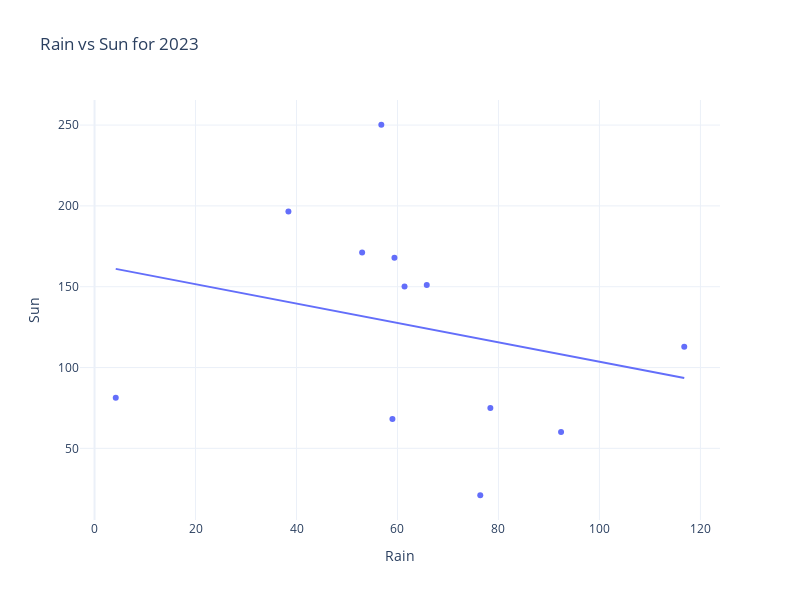

Write notebook code for a chart like this one.
### Markdown cell above
draw a scatter chart with a trendline

### Code cell
# Plot a scatter diagram of Rain and Sun for the year 2023
# with a trend line
fig = px.scatter(df2023, x='Rain', y='Sun', title='Rain vs Sun for 2023', trendline='ols')
fig.show()

### Figure 1 — Plotly figure (JSON) as saved in the notebook; plotly's stock layout.template omitted (floating-point values rounded to 4 significant figures)
{"data": [{"hovertemplate": "Rain=%{x}<br>Sun=%{y}<extra></extra>", "legendgroup": "", "marker": {"color": "#636efa", "symbol": "circle"}, "mode": "markers", "name": "", "orientation": "v", "showlegend": false, "type": "scatter", "x": [59, 4.2, 92.4, 65.8, 38.4, 56.8, 61.4, 53, 59.4, 116.8, 78.4, 76.4], "xaxis": "x", "y": [68.2, 81.3, 60.2, 151.1, 196.6, 250.2, 150.1, 171.1, 167.9, 112.9, 74.9, 21], "yaxis": "y"}, {"hovertemplate": "<b>OLS trendline</b><br>Sun = -0.599952 * Rain + 163.555<br>R<sup>2</sup>=0.061947<br><br>Rain=%{x}<br>Sun=%{y} <b>(trend)</b><extra></extra>", "legendgroup": "", "marker": {"color": "#636efa", "symbol": "circle"}, "mode": "lines", "name": "", "showlegend": false, "type": "scatter", "x": [4.2, 38.4, 53, 56.8, 59, 59.4, 61.4, 65.8, 76.4, 78.4, 92.4, 116.8], "xaxis": "x", "y": [161.0, 140.5, 131.8, 129.5, 128.2, 127.9, 126.7, 124.1, 117.7, 116.5, 108.1, 93.48], "yaxis": "y"}], "layout": {"height": 600, "legend": {"tracegroupgap": 0}, "title": {"text": "Rain vs Sun for 2023"}, "width": 800, "xaxis": {"anchor": "y", "domain": [0, 1], "title": {"text": "Rain"}}, "yaxis": {"anchor": "x", "domain": [0, 1], "title": {"text": "Sun"}}}}
